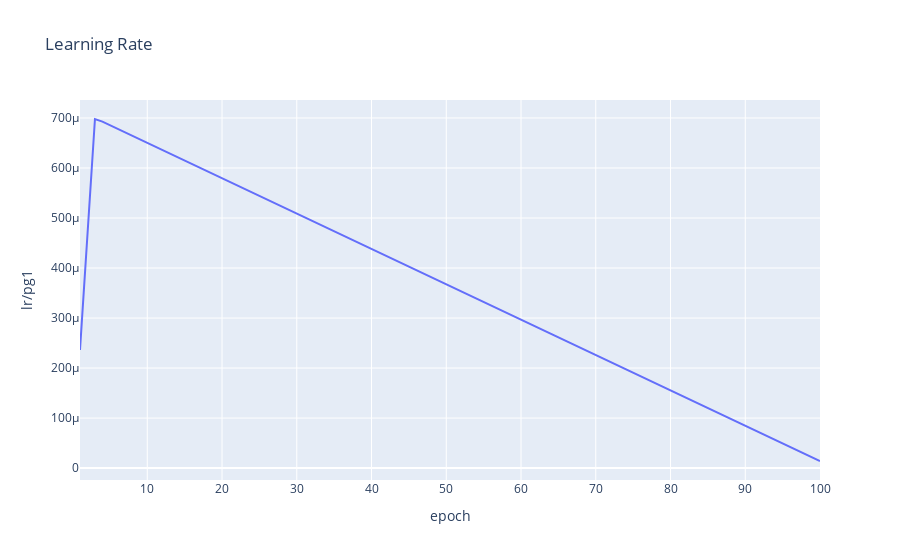

Here is the notebook cell this chart was saved with:
### Code cell
fig=px.line(df,x='epoch',y='lr/pg1',title='Learning Rate')
fig.show()
